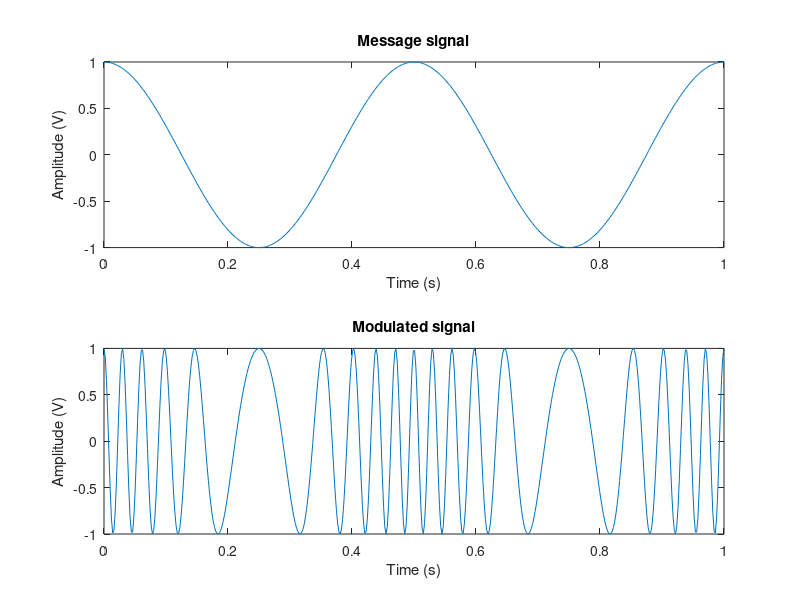
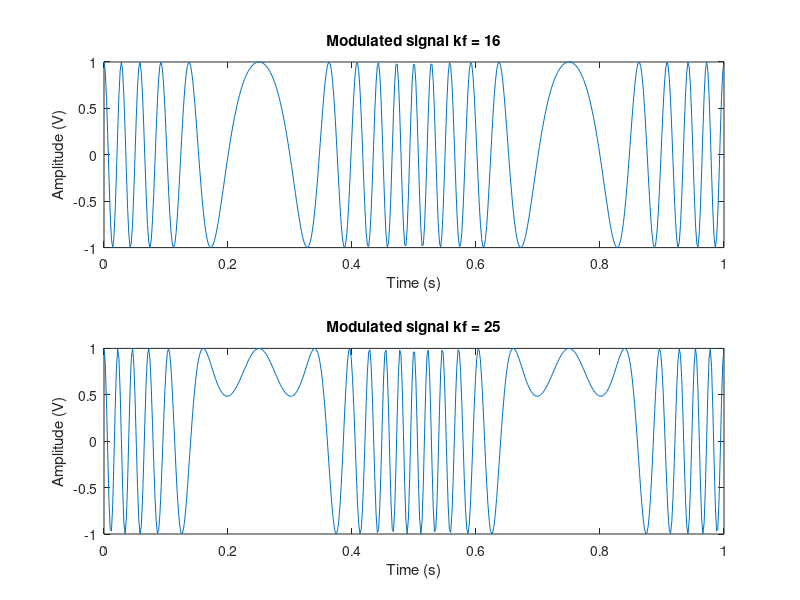

The MATLAB script that drew these images, in order:
Am = 1;
Ac = 1;
fm = 2;
fc = 20;
t = linspace(0, 1, 500);

%% Task 1
kf = 14;
beta = kf*Am / fm;
s_t = Ac*cos(2*pi*fc*t + beta*sin(2*pi*fm*t));
m_t = Am*cos(2*pi*fm*t);

subplot(211)
plot(t, m_t)
xlabel('Time (s)');
ylabel('Amplitude (V)');
title ('Message signal');

subplot(212)
plot(t, s_t)
xlabel('Time (s)');
ylabel('Amplitude (V)');
title ('Modulated signal');

%% Continuation
figure
kf = 16;
beta = kf*Am / fm;
s_t = Ac*cos(2*pi*fc*t + beta*sin(2*pi*fm*t));

subplot(211)
plot(t, s_t)
xlabel('Time (s)');
ylabel('Amplitude (V)');
title ('Modulated signal kf = 16');

kf = 25;
beta = kf*Am / fm;
s_t = Ac*cos(2*pi*fc*t + beta*sin(2*pi*fm*t));

subplot(212)
plot(t, s_t)
xlabel('Time (s)');
ylabel('Amplitude (V)');
title ('Modulated signal kf = 25');
